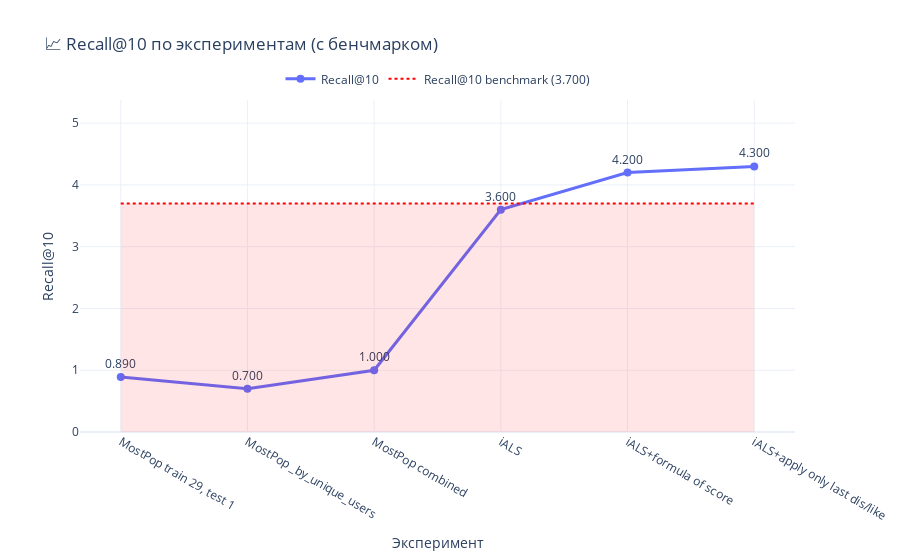
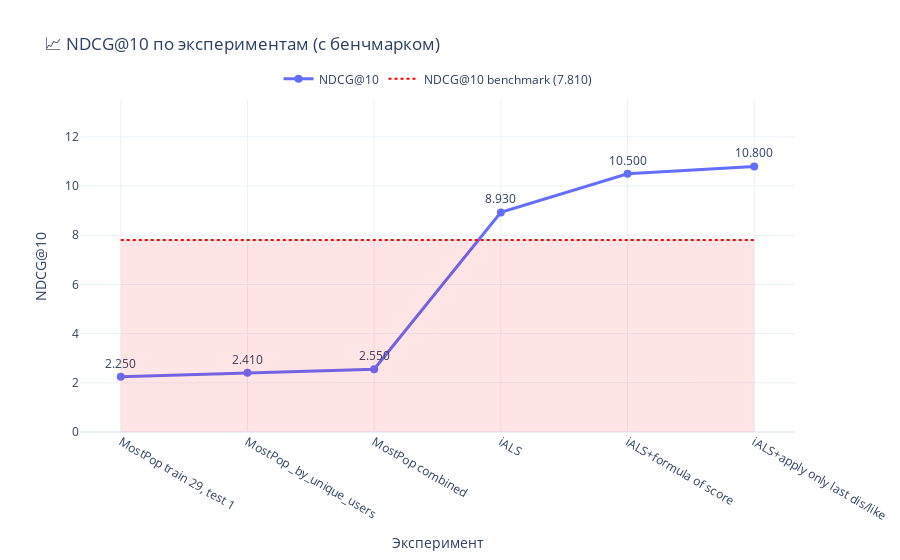

These figures' notebook cell, in order:
### Code cell
import plotly.graph_objects as go

def plot_metric_with_benchmark(
    metric_name: str,
    metric_values: list[float],
    experiment_names: list[str],
    benchmark_value: float | None = None,
    dashed: bool = False,
    fill_color: str = "rgba(255, 0, 0, 0.1)"  # красный с прозрачностью
):
    """
    Рисует график метрики по экспериментам + горизонтальную линию-бенчмарк
    + подсветку (заливку) до линии бенчмарка.
    """

    if len(metric_values) != len(experiment_names):
        raise ValueError("Длины metric_values и experiment_names должны совпадать")

    fig = go.Figure()

    # === Основная линия метрики ===
    fig.add_trace(go.Scatter(
        x=experiment_names,
        y=metric_values,
        mode="lines+markers+text",
        name=metric_name,
        text=[f"{v:.3f}" for v in metric_values],
        textposition="top center",
        line=dict(width=3, dash="dash" if dashed else "solid"),
        marker=dict(size=8)
    ))

    # === Горизонтальная линия-бенчмарк ===
    if benchmark_value is not None:
        # Заливка до бенчмарка
        fig.add_trace(go.Scatter(
            x=[experiment_names[0], experiment_names[-1], experiment_names[-1], experiment_names[0]],
            y=[0, 0, benchmark_value, benchmark_value],
            fill="toself",
            fillcolor=fill_color,
            line=dict(color="rgba(255,0,0,0)"),  # без контура
            hoverinfo="skip",
            showlegend=False
        ))

        # Линия-бенчмарк
        fig.add_trace(go.Scatter(
            x=[experiment_names[0], experiment_names[-1]],
            y=[benchmark_value, benchmark_value],
            mode="lines",
            name=f"{metric_name} benchmark ({benchmark_value:.3f})",
            line=dict(width=2, dash="dot", color="red")
        ))

    # === Настройки осей и оформления ===
    y_max = max(metric_values + ([benchmark_value] if benchmark_value else [0])) * 1.25

    fig.update_layout(
        title=f"📈 {metric_name} по экспериментам (с бенчмарком)",
        xaxis_title="Эксперимент",
        yaxis_title=metric_name,
        yaxis=dict(range=[0, y_max]),
        template="plotly_white",
        hovermode="x unified",
        legend=dict(
            orientation="h",
            yanchor="bottom",
            y=1.02,
            xanchor="center",
            x=0.5
        )
    )

    return fig



experiments = [
    "MostPop train 29, test 1",
    "MostPop _by_unique_users",
    "MostPop combined",
    "iALS",
    "iALS+formula of score",
    "iALS+apply only last dis/like",
]




recall_scores = [0.89, 0.70, 1.00, 3.6, 4.2, 4.3]
ndcg_scores   = [2.25, 2.41, 2.55, 8.93, 10.5, 10.8]

# 1) график Recall@10
fig_recall = plot_metric_with_benchmark(
    "Recall@10", recall_scores, experiments,
    benchmark_value=3.7,    # максимум авторов по Recall
    dashed=False
)
fig_recall.show()

# 2) график NDCG@10
fig_ndcg = plot_metric_with_benchmark(
    "NDCG@10", ndcg_scores, experiments,
    benchmark_value=7.81,    # максимум авторов по NDCG
    dashed=False              # отличим стиль линий, если хочешь
)
fig_ndcg.show()

# После ужесточения условий точность просела - что логично. ПРи очиске лайков особо ничего не поменялось а так же при 
# На ранних этапах было принято решение увеличить время предсказания так как 1 день слишком жестко а 299 на трейне слишком много, много обобщения
# для ALS пришлось повысить длину вектора

### Figure 1 — Plotly figure (JSON) as saved in the notebook; plotly's stock layout.template omitted (floating-point values rounded to 4 significant figures)
{"data": [{"line": {"dash": "solid", "width": 3}, "marker": {"size": 8}, "mode": "lines+markers+text", "name": "Recall@10", "text": ["0.890", "0.700", "1.000", "3.600", "4.200", "4.300"], "textposition": "top center", "type": "scatter", "x": ["MostPop train 29, test 1", "MostPop _by_unique_users", "MostPop combined", "iALS", "iALS+formula of score", "iALS+apply only last dis/like"], "y": [0.89, 0.7, 1, 3.6, 4.2, 4.3]}, {"fill": "toself", "fillcolor": "rgba(255, 0, 0, 0.1)", "hoverinfo": "skip", "line": {"color": "rgba(255,0,0,0)"}, "showlegend": false, "type": "scatter", "x": ["MostPop train 29, test 1", "iALS+apply only last dis/like", "iALS+apply only last dis/like", "MostPop train 29, test 1"], "y": [0, 0, 3.7, 3.7]}, {"line": {"color": "red", "dash": "dot", "width": 2}, "mode": "lines", "name": "Recall@10 benchmark (3.700)", "type": "scatter", "x": ["MostPop train 29, test 1", "iALS+apply only last dis/like"], "y": [3.7, 3.7]}], "layout": {"hovermode": "x unified", "legend": {"orientation": "h", "x": 0.5, "xanchor": "center", "y": 1.02, "yanchor": "bottom"}, "title": {"text": "📈 Recall@10 по экспериментам (с бенчмарком)"}, "xaxis": {"title": {"text": "Эксперимент"}}, "yaxis": {"range": [0, 5.375], "title": {"text": "Recall@10"}}}}

### Figure 2 — Plotly figure (JSON) as saved in the notebook; plotly's stock layout.template omitted (floating-point values rounded to 4 significant figures)
{"data": [{"line": {"dash": "solid", "width": 3}, "marker": {"size": 8}, "mode": "lines+markers+text", "name": "NDCG@10", "text": ["2.250", "2.410", "2.550", "8.930", "10.500", "10.800"], "textposition": "top center", "type": "scatter", "x": ["MostPop train 29, test 1", "MostPop _by_unique_users", "MostPop combined", "iALS", "iALS+formula of score", "iALS+apply only last dis/like"], "y": [2.25, 2.41, 2.55, 8.93, 10.5, 10.8]}, {"fill": "toself", "fillcolor": "rgba(255, 0, 0, 0.1)", "hoverinfo": "skip", "line": {"color": "rgba(255,0,0,0)"}, "showlegend": false, "type": "scatter", "x": ["MostPop train 29, test 1", "iALS+apply only last dis/like", "iALS+apply only last dis/like", "MostPop train 29, test 1"], "y": [0, 0, 7.81, 7.81]}, {"line": {"color": "red", "dash": "dot", "width": 2}, "mode": "lines", "name": "NDCG@10 benchmark (7.810)", "type": "scatter", "x": ["MostPop train 29, test 1", "iALS+apply only last dis/like"], "y": [7.81, 7.81]}], "layout": {"hovermode": "x unified", "legend": {"orientation": "h", "x": 0.5, "xanchor": "center", "y": 1.02, "yanchor": "bottom"}, "title": {"text": "📈 NDCG@10 по экспериментам (с бенчмарком)"}, "xaxis": {"title": {"text": "Эксперимент"}}, "yaxis": {"range": [0, 13.5], "title": {"text": "NDCG@10"}}}}
